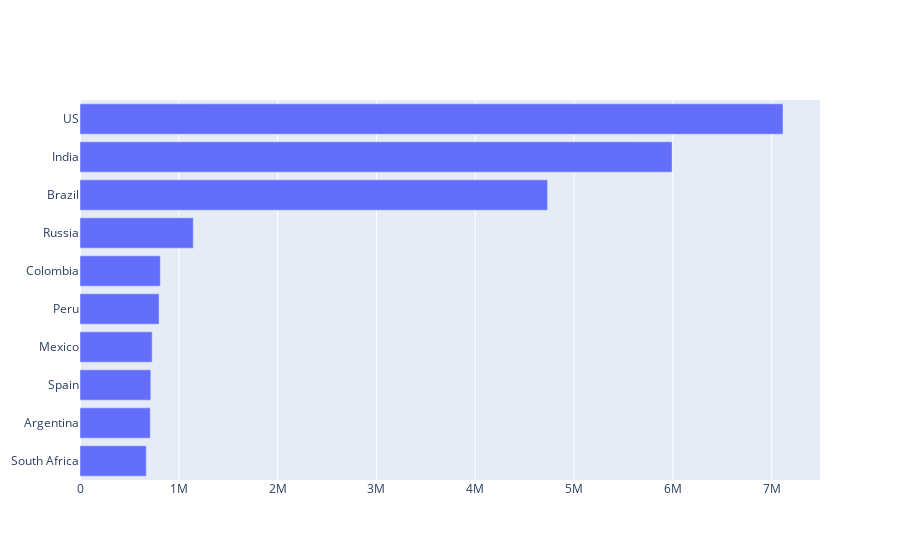

Notebook cell for this chart:
### Code cell
xValue = [topTen[i][1] for i in range(10)][::-1]
yValue = [topTen[i][0] for i in range(10)][::-1]
fig = go.Figure(go.Bar(x=xValue, y=yValue,orientation='h'))
fig.show()

### Figure 1 — Plotly figure (JSON) as saved in the notebook; plotly's stock layout.template omitted (floating-point values rounded to 4 significant figures)
{"data": [{"orientation": "h", "type": "bar", "x": [670766, 711325, 716481, 730317, 800142, 813056, 1146273, 4732309, 5992532, 7115008], "y": ["South Africa", "Argentina", "Spain", "Mexico", "Peru", "Colombia", "Russia", "Brazil", "India", "US"]}], "layout": {}}
